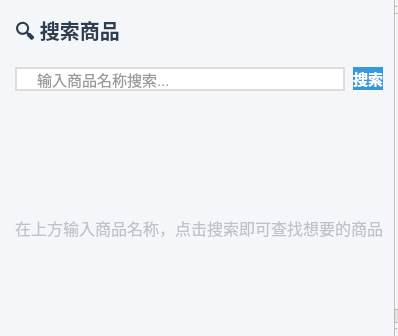
<?xml version="1.0" encoding="UTF-8"?>
<ui version="4.0">
 <class>SearchPage</class>
 <widget class="QWidget" name="SearchPage">
  <layout class="QVBoxLayout" name="outerLayout">
   <property name="spacing">
    <number>0</number>
   </property>
   <property name="leftMargin">
    <number>0</number>
   </property>
   <property name="topMargin">
    <number>0</number>
   </property>
   <property name="rightMargin">
    <number>0</number>
   </property>
   <property name="bottomMargin">
    <number>0</number>
   </property>
   <item>
    <widget class="QScrollArea" name="scrollArea">
     <property name="widgetResizable">
      <bool>true</bool>
     </property>
     <property name="horizontalScrollBarPolicy">
      <enum>Qt::ScrollBarPolicy::ScrollBarAlwaysOff</enum>
     </property>
     <property name="styleSheet">
      <string notr="true">QScrollArea { border: none; background: transparent; }
QScrollBar:vertical { width: 4px; }
QScrollBar::handle:vertical { background: #ccc; border-radius: 2px; }</string>
     </property>
     <widget class="QWidget" name="page">
      <property name="styleSheet">
       <string notr="true">background-color: #f5f6fa;</string>
      </property>
      <layout class="QVBoxLayout" name="pageLayout">
       <property name="spacing">
        <number>15</number>
       </property>
       <property name="leftMargin">
        <number>15</number>
       </property>
       <property name="topMargin">
        <number>15</number>
       </property>
       <property name="rightMargin">
        <number>15</number>
       </property>
       <property name="bottomMargin">
        <number>15</number>
       </property>
       <item>
        <widget class="QLabel" name="m_headerLabel">
         <property name="text">
          <string>🔍 搜索商品</string>
         </property>
         <property name="styleSheet">
          <string notr="true">font-size: 20px; font-weight: bold; color: #2c3e50;</string>
         </property>
        </widget>
       </item>
       <item>
        <layout class="QHBoxLayout" name="searchLayout">
         <property name="spacing">
          <number>8</number>
         </property>
         <item>
          <widget class="QLineEdit" name="m_searchEdit">
           <property name="placeholderText">
            <string>输入商品名称搜索...</string>
           </property>
           <property name="fixedHeight">
            <number>44</number>
           </property>
           <property name="styleSheet">
            <string notr="true">QLineEdit {
  border: 2px solid #ddd; border-radius: 22px;
  padding: 0 18px; font-size: 15px;
  background-color: #ffffff; color: #333;
}
QLineEdit:focus { border-color: #3498db; }</string>
           </property>
          </widget>
         </item>
         <item>
          <widget class="QPushButton" name="m_searchBtn">
           <property name="cursor">
            <cursorShape>PointingHandCursor</cursorShape>
           </property>
           <property name="fixedSize">
            <size>
             <width>80</width>
             <height>44</height>
            </size>
           </property>
           <property name="text">
            <string>搜索</string>
           </property>
           <property name="styleSheet">
            <string notr="true">QPushButton {
  background-color: #3498db; color: white; border: none;
  border-radius: 22px; font-size: 15px; font-weight: bold;
}
QPushButton:hover { background-color: #2980b9; }</string>
           </property>
          </widget>
         </item>
        </layout>
       </item>
       <item>
        <widget class="QLabel" name="m_resultInfo">
         <property name="text">
          <string/>
         </property>
         <property name="visible">
          <bool>false</bool>
         </property>
         <property name="styleSheet">
          <string notr="true">color: #7f8c8d; font-size: 13px; background: transparent;</string>
         </property>
        </widget>
       </item>
       <item>
        <widget class="QLabel" name="m_emptyLabel">
         <property name="text">
          <string>在上方输入商品名称，点击搜索即可查找想要的商品</string>
         </property>
         <property name="alignment">
          <set>Qt::AlignmentFlag::AlignCenter</set>
         </property>
         <property name="styleSheet">
          <string notr="true">color: #bdc3c7; font-size: 16px; padding: 80px 0; background: transparent;</string>
         </property>
        </widget>
       </item>
       <item>
        <widget class="QWidget" name="m_gridWidget" native="true">
         <property name="visible">
          <bool>false</bool>
         </property>
         <property name="styleSheet">
          <string notr="true">background: transparent;</string>
         </property>
        </widget>
       </item>
       <item>
        <spacer>
         <property name="orientation">
          <enum>Qt::Orientation::Vertical</enum>
         </property>
         <property name="sizeHint" stdset="0">
          <size>
           <width>0</width>
           <height>0</height>
          </size>
         </property>
        </spacer>
       </item>
      </layout>
     </widget>
    </widget>
   </item>
  </layout>
 </widget>
 <resources/>
 <connections/>
</ui>
